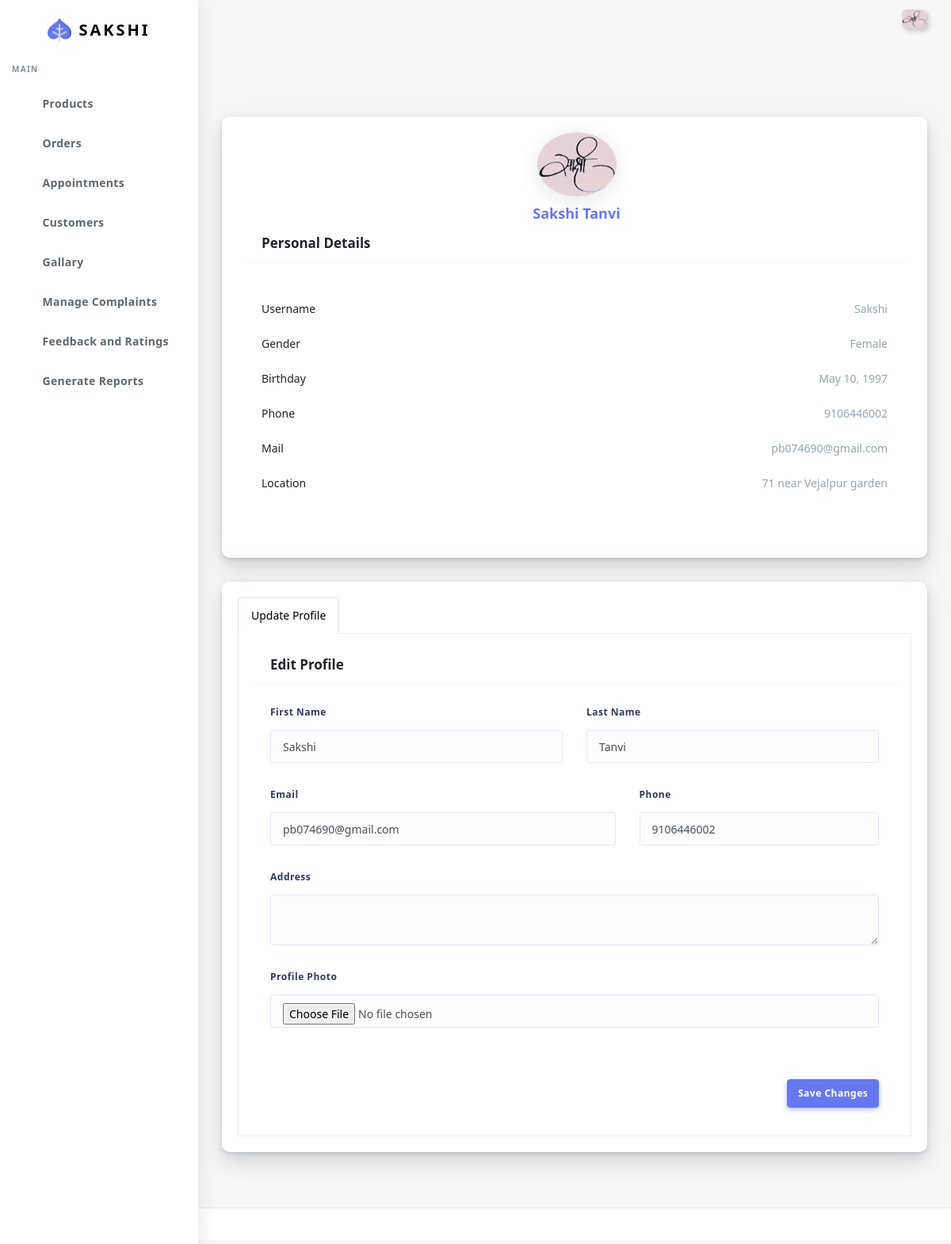
The page /adminprofile (signed in) on the database its author committed.
### customer/models.py (models this page shows, shortened)
class UserBase(models.Model):
    user_id=models.OneToOneField(User,on_delete=CASCADE,primary_key=True)
    first_name=models.CharField(max_length=45)
    last_name=models.CharField(max_length=45)
    gender=models.BooleanField(default="Not Specified")
    dob=models.DateField(default="Not Specified")
    cus_add1=models.TextField(null=True,blank=True)
    cus_add2=models.TextField(null=True,blank=True)
    pincode=models.IntegerField()
    Cus_phone=models.CharField(max_length=10)
    profile=models.ImageField(upload_to="profileImages/",max_length=1500)
    area_id=models.ForeignKey(Area,on_delete=CASCADE)
    class meta:
        ordering = ['user_id']

### customer/views.py (the view)
# urls.py: path("adminprofile",views.adminprofile,name="adminprofile"),
@login_required(login_url='sign-in')
def adminprofile(request):
    checklocal(request)
    user=request.user
    activeUser=UserBase.objects.get(user_id=user.id)
    return render(request,"Mainadmin/profile.html",{'user':activeUser})

### customer/views.py (called while the page is built)
def checklocal(request):
    if request.user.is_staff==False:
        logout(request)

### customer/templates/Mainadmin/profile.html (shortened to what this page needs)
{% extends "Mainadmin/index.html" %}
{% load static %}
{% block body %}
      <div class="main-content">
        <section class="section">
          <div class="section-body">
            <div class="row mt-sm-4">
              <div class="col-12 col-md-12 col-lg-12">
                <div class="card author-box">
                  <div class="card-body">
                    <div class="author-box-center">
                      <img alt="image will be here" src="/media/{{user.profile}}" class="rounded-circle author-box-picture">
                      <div class="author-box-name mt-2">
                        <a href="{% url 'adminprofile' %}">{{user.first_name}} {{user.last_name}}</a>
                      </div>
                    </div>
                  <div class="card-header">
                    <h4>Personal Details</h4>
                  </div>
                  <div class="card-body">
                    <div class="py-4">
                      <p class="clearfix">
                        <span class="float-left">
                          Username
                        </span>
                        <span class="float-right text-muted">
                          {{user.user_id.username}}
                        </span>
                      </p>
                      <p class="clearfix">
                        <span class="float-left">
                          Gender
                        </span>
                        {% if user.gender == "True" %}
                        <span class="float-right text-muted">
                          Male
                        </span>
                        {% else %}
                        <span class="float-right text-muted">
                          Female
                        </span>
                        {% endif %}
                      </p>
                      <p class="clearfix">
                        <span class="float-left">
                          Birthday
                        </span>
                        <span class="float-right text-muted">
                         {{user.dob}}
                        </span>
                      </p>
                      <p class="clearfix">
                        <span class="float-left">
                          Phone
                        </span>
                        <span class="float-right text-muted">
                          {{user.Cus_phone}}
                        </span>
                      </p>
                      <p class="clearfix">
                        <span class="float-left">
                          Mail
                        </span>
                        <span class="float-right text-muted">
                          {{user.user_id.email}}
                        </span>
                      </p>
                      <p class="clearfix">
                        <span class="float-left">
                          Location
                        </span>
                        <span class="float-right text-muted">
                          {{user.cus_add1}}
                        </span>
                      </p>
                    </div>
                  </div>
                </div>
                </div>
              </div>
              <div class="col-12 col-md-12 col-lg-12">
                <div class="card">
                  <div class="padding-20">
                    <ul class="nav nav-tabs" id="myTab2" role="tablist">
                      <li class="nav-item">
                        <a class="nav-link active" id="profile-tab2" data-toggle="tab" href="#settings" role="tab"
                          aria-selected="false">Update Profile</a>
                      </li>
                    </ul>
                    <div class="tab-content tab-bordered" id="myTab3Content">
                      <div class="tab-pane fade show active" id="settings" role="tabpanel" aria-labelledby="profile-tab2">
                        <form method="POST" id="sup" class="needs-validation" action="{% url 'updateprofile' %}" enctype="multipart/form-data">
                          <div class="card-header">
                            <h4>Edit Profile</h4>
                          </div>
                          <div class="card-body">
                            <div class="row">
                              <div class="form-group col-md-6 col-12">
                                <label>First Name</label>
                                <input type="text" class="form-control" value="{{user.first_name}}" name="fname"  onKeyPress="return ValidateAlpha(event);" title="Enter only characters" required>
                              </div>
                              <div class="form-group col-md-6 col-12">
                                <label>Last Name</label>
                                <input type="text" class="form-control" value="{{user.last_name}}" name="lname"  onKeyPress="return ValidateAlpha(event);" title="Enter only characters" required>
                              </div>
                            </div>
                            <div class="row">
                              <div class="form-group col-md-7 col-12">
                                <label>Email</label>
                                <input type="email" class="form-control" value="{{user.user_id.email}}" name="email" data-parsley-required-message="Please enter your email address" data-parsley-type="email" data-parsley-type-message="Please enter valid email" data-parsley-trigger="keyup" required>
                              </div>
                              <div class="form-group col-md-5 col-12">
                                <label>Phone</label>
                                <input type="tel" class="form-control" value="{{user.Cus_phone}}" pattern="[0-9]{10}" name="phone" required>
                              </div>
                            </div>
                            <div class="row">
                              <div class="form-group col-12">
                                <label>Address</label>
                                <textarea name="add" id="myTextarea"
                                  class="form-control summernote-simple" ></textarea>
                              </div>
                            </div>
                            <div class="row">
                              <div class="form-group col-12">
                                <label>Profile Photo</label>
                                <input type="file" name="profileimg" class="form-control" accept="image/*"  >
                              </div>
                            </div>
                          </div>
                          <div class="card-footer text-right">
                            <button class="btn btn-primary " id="swal-1" type="submit">Save Changes</button>
                          </div>
                        </form>
                      </div>
                    </div>
                  </div>
                </div>
              </div>
            </div>
          </div>
        </section>
      </div>
      <footer class="main-footer">
      </footer>
      {% endblock body %}

### customer/templates/Mainadmin/index.html (shortened to what this page needs)
{% load static %}
<!DOCTYPE html>
<html lang="en">
<head>
  <link rel="stylesheet" href="{% static 'customer/assets/css/app.min.css' %} ">
  <link rel="stylesheet" href="{% static 'customer/assets/bundles/datatables/datatables.min.css' %} ">
  <link rel="stylesheet" href="{% static 'customer/assets/bundles/datatables/dataTables.bootstrap4.min.css' %} ">
  <link rel="stylesheet" href="{% static 'customer/assets/bundles/datatables/select.bootstrap4.min.css' %} ">
  <link rel="stylesheet" href="{% static 'customer/assets/css/style.css' %} ">
  <link rel="stylesheet" href="{% static 'customer/assets/css/components.css' %} ">
  <link rel="stylesheet" href="{% static 'customer/assets/css/custom.css' %} ">
</head>
<body>
  <div id="app">
    <div class="main-wrapper main-wrapper-1">
      <div class="navbar-bg"></div>
      <nav class="navbar navbar-expand-lg main-navbar sticky">
        <div class="form-inline mr-auto">
          <ul class="navbar-nav mr-3">
            <li><a href="#" data-toggle="sidebar" class="nav-link nav-link-lg
									collapse-btn"> </a></li>
            <li><a href="#" class="nav-link nav-link-lg fullscreen-btn">
              </a></li>
          </ul>
        </div>
        <ul class="navbar-nav navbar-right">
          <li class="dropdown dropdown-list-toggle"><a href="" id="read" data-toggle="dropdown"
            class="nav-link notification-toggle nav-link-lg"><i data-feather="bell" class="bell"></i>
          </a>
        </li>
          <li class="dropdown"><a href="#" data-toggle="dropdown"
              class="nav-link dropdown-toggle nav-link-lg nav-link-user"> <img alt="image" src="/media/{{request.user.userbase.profile}} "
                class="user-img-radious-style"> </a>
          </li>
        </ul>
      </nav>
      <div class="main-sidebar sidebar-style-2">
        <aside id="sidebar-wrapper">
          <div class="sidebar-brand">
            <a href="{% url 'index' %}"> <img alt="image" src="{% static 'customer/assets/img/logo.png' %} " class="header-logo" /> <span
                class="logo-name">SAKSHI</span>
            </a>
          </div>
          <ul class="sidebar-menu">
            <li class="menu-header">Main</li>
            <li ><a class="nav-link" href="{% url 'products' %}"><span>Products</span></a></li>
            <li class="dropdown">
              <a href="#" class="menu-toggle nav-link has-dropdown"><span>Orders</span></a>
            </li>
            <li><a href="{% url 'appointment' %}" class="nav-link"><span>Appointments</span></a></li>
            <li><a href="{% url 'customers' %}" class="nav-link"><span>Customers</span></a></li>
            <li><a href="{% url 'gallary' %}" class="nav-link"><span>Gallary</span></a></li>
            <li><a href="{% url 'complaints' %}" class="nav-link"><span>Manage Complaints</span></a></li>
            <li><a href="{% url 'feedback' %}" class="nav-link"><span>Feedback and Ratings</span></a></li>
            <li><a class="nav-link" href="{% url 'gen_reports' %}"> <span class="icon-name">Generate Reports</span></a></li>
          </ul>
        </aside>
      </div>
       </div>
      {% block body %}
      {% endblock body %}
  </div>
</body>
</html>

### rows shown on the page
UserBase: profile (picture), first_name "Sakshi", last_name "Tanvi", user_id.username "Sakshi", dob "May 10, 1997", Cus_phone "9106446002", user_id.email "pb074690@gmail.com", cus_add1 "71 near Vejalpur garden", fname "Sakshi", lname "Tanvi", email "pb074690@gmail.com", phone "9106446002"
